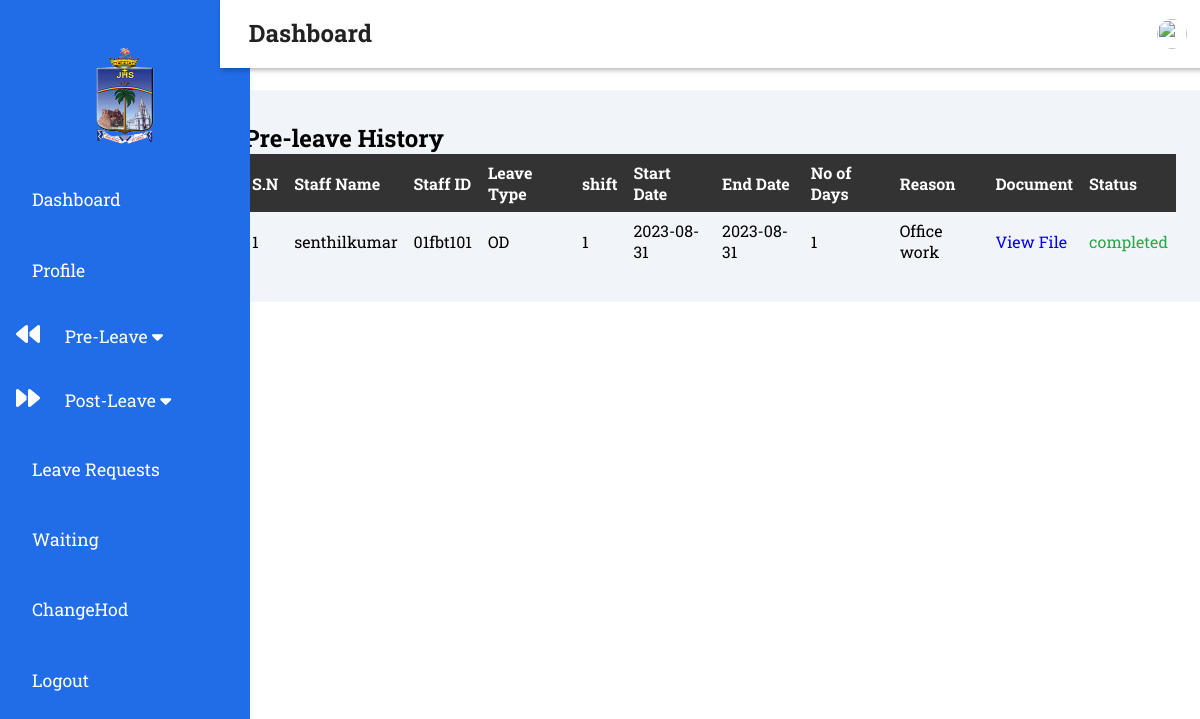
Screenshot of /HODs/Prehistory.php (signed in) with the database file from the repository.
### tables this page shows
CREATE TABLE `faculty1` (
  `application_id` int(11) NOT NULL,
  `name` varchar(30) NOT NULL,
  `id` varchar(30) NOT NULL,
  `department` varchar(30) NOT NULL,
  `LType` varchar(30) NOT NULL,
  `shift` int(1) NOT NULL,
  `start` date NOT NULL,
  `end` date NOT NULL,
  `ndays` int(30) NOT NULL,
  `reason` varchar(50) NOT NULL,
  `hod` int(10) NOT NULL DEFAULT 3,
  `H_feedback` varchar(100) NOT NULL,
  `aqict` int(10) NOT NULL DEFAULT 3,
  `IC_Feedback` varchar(100) NOT NULL,
  `principal` int(10) NOT NULL DEFAULT 3,
  `Pn_feedback` varchar(100) NOT NULL,
  `file` varchar(255) NOT NULL,
  `next_form` int(11) NOT NULL DEFAULT 3,
  `RegDate` timestamp NOT NULL DEFAULT current_timestamp(),
  `a_year` varchar(10) NOT NULL
);

### HODs/Prehistory.php (the view, shortened to what this page needs)
<?php
if ($_SESSION['s_id'] && $_SESSION['position'] == 'hod') {
?>
    <!DOCTYPE html>
    <html lang="en">
    <head>
        <link rel="stylesheet" type="text/css" href="history.css">
    </head>
    <body>
        <?php include "Hodsidebar.php"; ?>
        <div class="main-content">
            <?php include "header.php"; ?>
            <main>
            <h2>Pre-leave History</h2>
                <?php include("..//database/Databasedemo.php");
                $id = $_SESSION['s_id'];
                $sql = "SELECT * FROM faculty1 WHERE id='$id' and (principal=1 or aqict=0 or principal=0)";
                $result = mysqli_query($conn, $sql);
                $html = '<div class="table-responsive">';
                $html .= '<table class="table table-striped table-bordered">';
                $html .= '<thead class="thead-dark">';
                $html .= '<tr>';
                $html .= '<th>S.N</th>';
                $html .= '<th>Staff Name</th>';
                $html .= '<th>Staff ID</th>';
                $html .= '<th>Leave Type</th>';
                $html .= '<th>shift</th>';
                $html .= '<th>Start Date</th>';
                $html .= '<th>End Date</th>';
                $html .= '<th>No of Days</th>';
                $html .= '<th>Reason</th>';
                $html .= '<th>Document</th>';
                $html .= '<th>Status</th>';
                $html .= '</tr>';
                $html .= '</thead>';
                $html .= '<tbody>';
                $serialNumber = 1;
                while ($row = mysqli_fetch_assoc($result)) {
                    $html .= '<tr id="row_' . $row['application_id'] . '">';
                    $html .= '<td>' . $serialNumber . '</td>';
                    $html .= '<td>' . $row['name'] . '</td>';
                    $html .= '<td>' . $row['id'] . '</td>';
                    $html .= '<td>' . $row['LType'] . '</td>';
                    $html .= '<td>' . $row['shift'] . '</td>';
                    $html .= '<td>' . $row['start'] . '</td>';
                    $html .= '<td>' . $row['end'] . '</td>';
                    $html .= '<td>' . $row['ndays'] . '</td>';
                    $html .= '<td>' . $row['reason'] . '</td>';
                    $html .= '<td>';
                    if (!empty($row['file'])) {
                        $html .= '<a href="' . $row['file'] . '" target="_blank">View File</a>';
                    } else {
                        $html .= 'No File Available';
                    }
                    $html .= '</td>';
                    $html .= '<td>';
                    if($row['principal']==1){
                    $html .= '<p class="completed">completed</p>';
                    }elseif ($row['aqict']==0) {
                        $html .= '<p class="rejected" >Rejected by IQAC</p>';
                    }elseif ($row['principal']==0) {
                        $html .= '<p class="rejected" >Rejected by Principal</p>';
                    }else{
                        $html .= '<p>Rejected</p>';
                    }
                    $html .= '</td>';
                    $html .= '</tr>';
                    $serialNumber++;
                }
                $html .= '</tbody>';
                $html .= '</table>';
                $html .= '</div>';
                echo $html;
                ?>
            </main>
        </div>
    </body>
    </html>
<?php
} else {
    header("location:../Login/home.php");
}
?>

### HODs/history.css (style rules this page uses)
.table-responsive { overflow-x: auto; }
.table { width: 100%; border-collapse: collapse; }
.table th, .table td { padding: 8px; text-align: left; }
.table th { background-color: #333; color: #fff; }
.completed { color: #28a745; }

### HODs/Hodsidebar.css (style rules this page uses)
:root { --main-color:#293145; --color-dark:#5c6968; --text-grey:#8390a2; --difrent:#b5afaf; }
* { padding: 0; margin: 0; box-sizing: border-box; list-style: none; text-decoration: none; font-family: 'Roboto Slab', serif; }
.main-content { transition: margin-left 300ms; margin-left: 220px; }
.main-content { margin-left: 220px; }
main { margin-top: 90px; padding: 2rem 1.5rem; background:#f1f5f9; min-height: calc(100vh-90px); }

### Staff/sidebar.css (style rules this page uses)
:root { --main-color:#216ce7; --color-dark:#5c6968; --text-grey:rgb(47, 46, 46); --difrent:#b5afaf; }
* { padding: 0; margin: 0; box-sizing: border-box; list-style: none; text-decoration: none; font-family: 'Roboto Slab', serif; }
.main-content { transition: margin-left 300ms; margin-left: 220px; }
.main-content { margin-left: 220px; }
main { margin-top: 90px; padding: 2rem 1.5rem; background:#f1f5f9; min-height: calc(100vh-90px); }

### rows the page displays
faculty1: name "senthilkumar", id "01fbt101", LType "OD", shift "1", start "2023-08-31", end "2023-08-31", ndays "1", reason "Office work", principal "completed"
